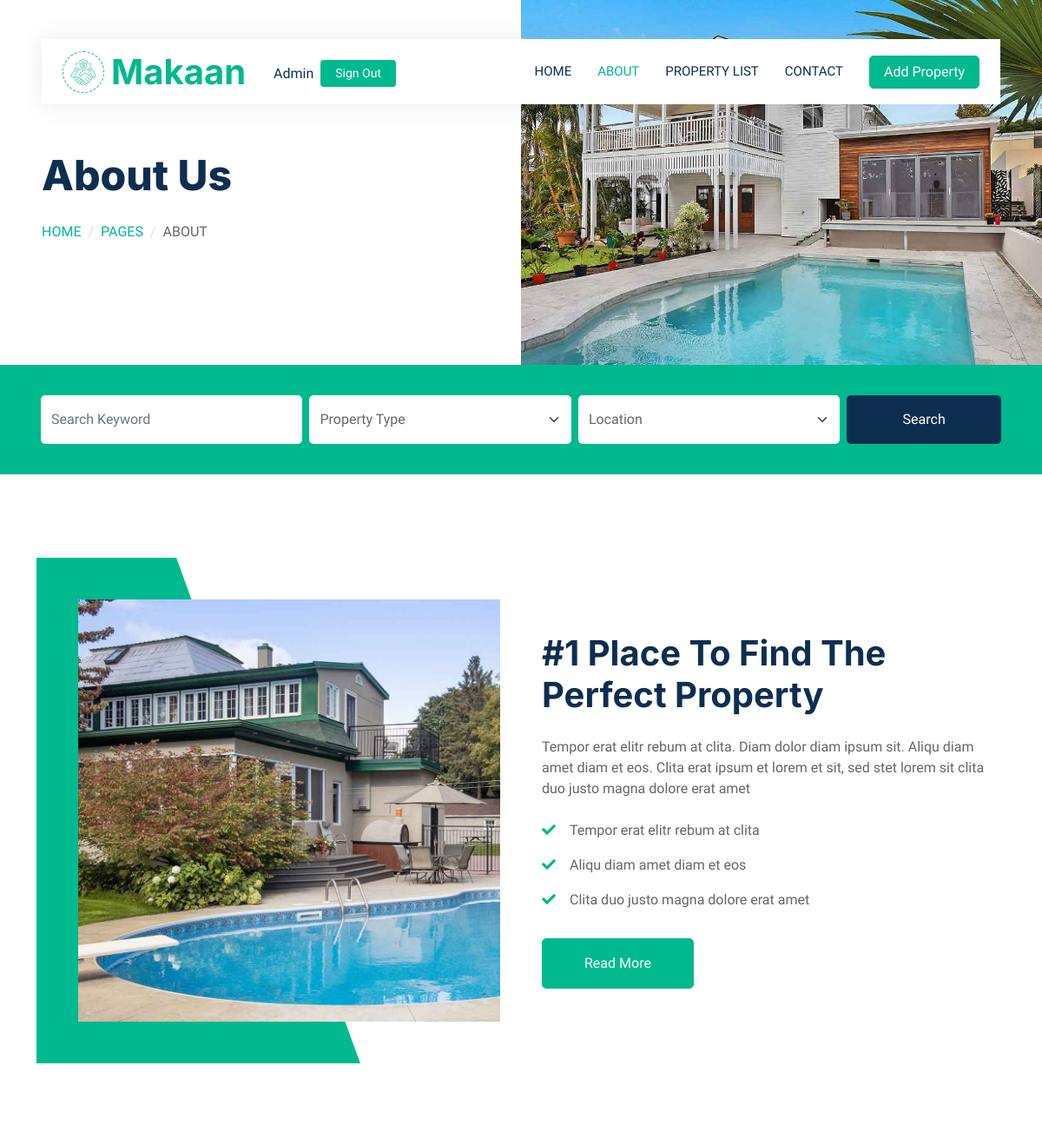
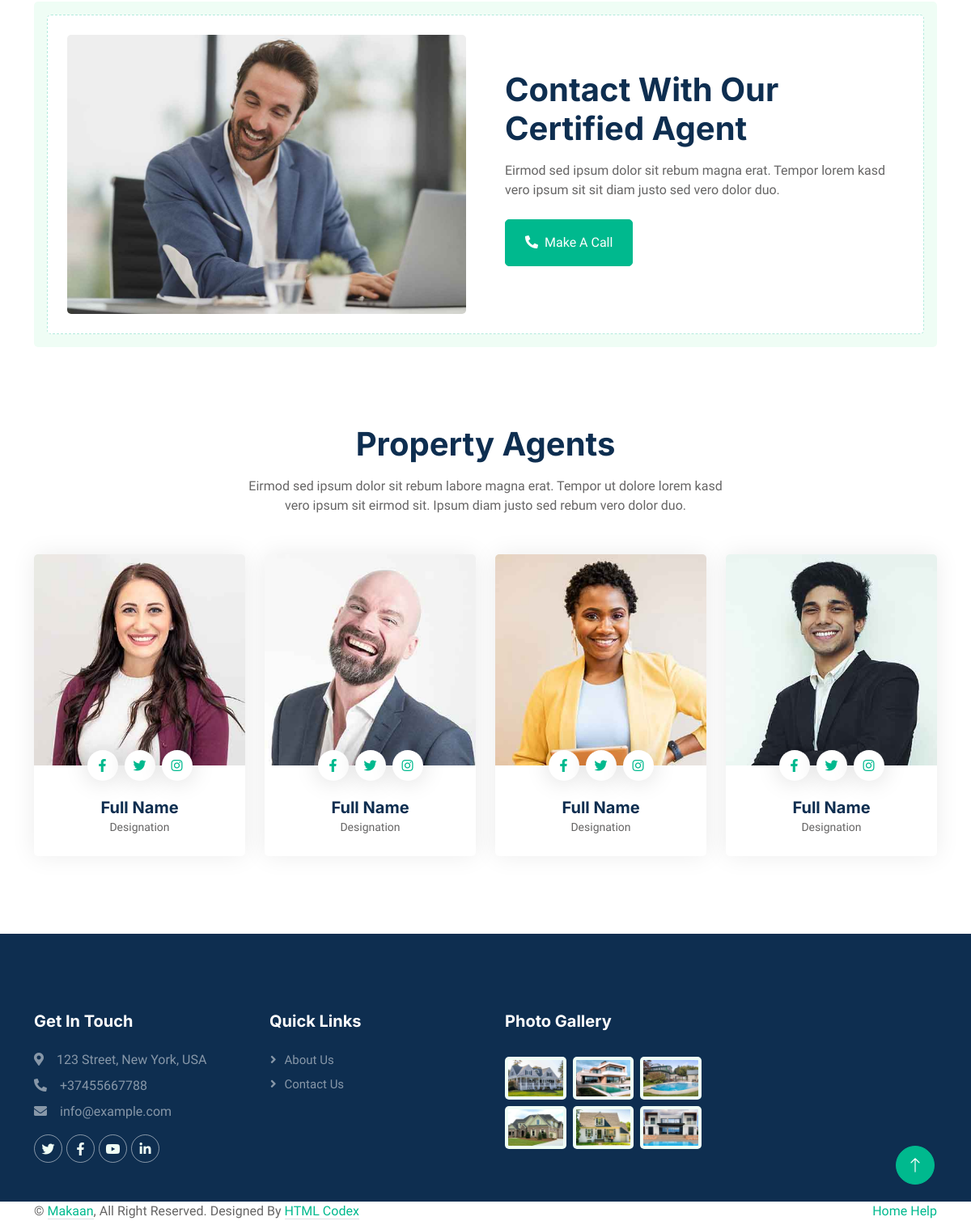
The page /about/ (signed in) on the database its author committed (2 pictures, top to bottom).
### main/models.py (models this page shows, shortened)
class MainInfo(models.Model):
    img = models.ImageField('Image',upload_to='main_image')
    name = models.CharField('Company name',max_length=255)
    address = models.CharField('Address',max_length=255)
    phone = PhoneNumberField('Phonenumber')
    email = models.EmailField('Email')
    twitter = models.URLField('Twitter')
    facebook = models.URLField('facebook')
    youtube = models.URLField('youtube')
    linkedin = models.URLField('linkedin')
    class Meta:
        verbose_name = 'Main Info'
        verbose_name_plural = 'Main Info'

class AboutStatus(models.Model):
    img = models.ImageField('image',upload_to='images')
    text = models.CharField('Some text',max_length=255)
    word1 = models.CharField('word1',max_length=255)
    word2 = models.CharField('word2',max_length=255)
    word3 = models.CharField('word3',max_length=255)

class MoreInfo(models.Model):
    img = models.ImageField('img',upload_to='images')
    text1 = models.CharField('text1',max_length=255)
    text2 = models.CharField('text2',max_length=255)

class SubMoreInfo(models.Model):
    key = models.ForeignKey(MoreInfo,on_delete=models.CASCADE,related_name='moreinfo_rn')
    lines = models.CharField('Lines',max_length=255)

class ContactAgent(models.Model):
    AgentImg = models.ImageField('AgentImage',upload_to='images')
    text1 = models.CharField('text1',max_length=255)
    text2 = models.CharField('text2',max_length=255)

class PropertyAgents(models.Model):
    img = models.ImageField('AgentImg',upload_to='images')
    name = models.CharField('Full name',max_length=50)
    designation = models.CharField('Designation',max_length=30)
    facebook = models.URLField('FaceBook')
    twitter = models.URLField('Twitter')
    instagram = models.URLField('Instagram')

class Gallery(models.Model):
    images = models.ImageField('Gallery',upload_to='images')

### main/views.py (the view)
# urls.py: path('about/',AboutListView.as_view(),name='about'),
class AboutListView(ListView):
    template_name = 'about.html'
    def get(self,request):
        aboutstatus = AboutStatus.objects.all()
        moreinfo = MoreInfo.objects.all()
        contactagent = ContactAgent.objects.all()
        propertyagents = PropertyAgents.objects.all()
        context = {
            'aboutstatus':aboutstatus,
            'moreinfo':moreinfo,
            'contactagent':contactagent,
            'propertyagents':propertyagents,
            }
        MainInfoF(context,'about','About Us')
        return render(request,self.template_name,context)

### main/templates/about.html (shortened to what this page needs)
{% extends 'base_2.html' %}
{% block content_2 %}
        <div class="container-fluid bg-primary mb-5 wow fadeIn" data-wow-delay="0.1s" style="padding: 35px;">
            <div class="container">
                <div class="row g-2">
                    <div class="col-md-10">
                        <div class="row g-2">
                            <div class="col-md-4">
                                <input type="text" class="form-control border-0 py-3" placeholder="Search Keyword">
                            </div>
                            <div class="col-md-4">
                                <select class="form-select border-0 py-3">
                                    <option selected>Property Type</option>
                                </select>
                            </div>
                            <div class="col-md-4">
                                <select class="form-select border-0 py-3">
                                    <option selected>Location</option>
                                </select>
                            </div>
                        </div>
                    </div>
                    <div class="col-md-2">
                        <button class="btn btn-dark border-0 w-100 py-3">Search</button>
                    </div>
                </div>
            </div>
        </div>
        <div class="container-xxl py-5">
            <div class="container">
                <div class="row g-5 align-items-center">
                    <div class="col-lg-6 wow fadeIn" data-wow-delay="0.1s">
                        {% for i in moreinfo %}
                        <div class="about-img position-relative overflow-hidden p-5 pe-0">
                            <img class="img-fluid w-100" src="{{ i.img.url }}">
                        </div>
                    </div>
                    <div class="col-lg-6 wow fadeIn" data-wow-delay="0.5s">
                        <h1 class="mb-4">{{ i.text1 }}</h1>
                        <p class="mb-4">{{ i.text2 }}</p>
                            {% for j in i.moreinfo_rn.all %}
                        <p><i class="fa fa-check text-primary me-3"></i>{{ j.lines }}</p>
                            {% endfor %}
                        <a class="btn btn-primary py-3 px-5 mt-3" href="">Read More</a>
                        {% endfor %}
                    </div>
                </div>
            </div>
        </div>
        {% for i in contactagent %}
        <div class="container-xxl py-5">
            <div class="container">
                <div class="bg-light rounded p-3">
                    <div class="bg-white rounded p-4" style="border: 1px dashed rgba(0, 185, 142, .3)">
                        <div class="row g-5 align-items-center">
                            <div class="col-lg-6 wow fadeIn" data-wow-delay="0.1s">
                                <img class="img-fluid rounded w-100" src="{{ i.AgentImg.url }}" alt="">
                            </div>
                            <div class="col-lg-6 wow fadeIn" data-wow-delay="0.5s">
                                <div class="mb-4">
                                    <h1 class="mb-3">{{ i.text1 }}</h1>
                                    <p>{{ i.text2 }}</p>
                                </div>
                                <p id="call-button" class="btn btn-primary py-3 px-4 me-2" onclick="showPhoneNumber()">
                                    <i class="fa fa-phone-alt me-2"></i>Make A Call
                                </p>
                            </div>
                        </div>
                    </div>
                </div>
            </div>
        </div>
        {% endfor %}
        <div class="container-xxl py-5">
            <div class="container">
                <div class="text-center mx-auto mb-5 wow fadeInUp" data-wow-delay="0.1s" style="max-width: 600px;">
                    <h1 class="mb-3">Property Agents</h1>
                    <p>Eirmod sed ipsum dolor sit rebum labore magna erat. Tempor ut dolore lorem kasd vero ipsum sit eirmod sit. Ipsum diam justo sed rebum vero dolor duo.</p>
                </div>
                <div class="row g-4">
                    {% for i in propertyagents %}
                    <div class="col-lg-3 col-md-6 wow fadeInUp" data-wow-delay="0.1s">
                        <div class="team-item rounded overflow-hidden">
                            <div class="position-relative">
                                <img class="img-fluid" src="{{ i.img.url }}" alt="">
                                <div class="position-absolute start-50 top-100 translate-middle d-flex align-items-center">
                                    <a class="btn btn-square mx-1" href="{{ i.facebook }}"><i class="fab fa-facebook-f"></i></a>
                                    <a class="btn btn-square mx-1" href="{{ i.twitter }}"><i class="fab fa-twitter"></i></a>
                                    <a class="btn btn-square mx-1" href="{{ i.instagram }}"><i class="fab fa-instagram"></i></a>
                                </div>
                            </div>
                            <div class="text-center p-4 mt-3">
                                <h5 class="fw-bold mb-0">{{ i.name }}</h5>
                                <small>{{ i.designation }}</small>
                            </div>
                        </div>
                    </div>
                    {% endfor %}
                </div>
            </div>
        </div>
{% endblock %}

### main/templates/base_2.html
{% extends 'base.html' %}
    {% block content %}
<div class="container-fluid header bg-white p-0">
    <div class="row g-0 align-items-center flex-column-reverse flex-md-row">
        {% for i in aboutstatus %}
        <div class="col-md-6 p-5 mt-lg-5">
            <h1 class="display-5 animated fadeIn mb-4">{{ subtitle }}</h1>
                <nav aria-label="breadcrumb animated fadeIn">
                <ol class="breadcrumb text-uppercase">
                    <li class="breadcrumb-item"><a href="#">{{ i.word1 }}</a></li>
                    <li class="breadcrumb-item"><a href="#">{{ i.word2 }}</a></li>
                    <li class="breadcrumb-item text-body active" aria-current="page">{{ title }}</li>
                </ol>
            </nav>
        </div>
        <div class="col-md-6 animated fadeIn">
            <img class="img-fluid" src="{{ i.img.url }}" alt="">
        </div>
        {% endfor %}
    </div>
</div>
    {% block content_2 %}
    {% endblock %}
{% endblock %}

### main/templates/base.html (shortened to what this page needs)
{% load static %}
<!DOCTYPE html>
<html lang="en">
<head>
    <link href="https://cdnjs.cloudflare.com/ajax/libs/font-awesome/5.10.0/css/all.min.css" rel="stylesheet">
    <link href="https://cdn.jsdelivr.net/npm/bootstrap-icons@1.4.1/font/bootstrap-icons.css" rel="stylesheet">
    <link href="{% static 'lib/animate/animate.min.css' %}" rel="stylesheet">
    <link href="{% static 'lib/owlcarousel/assets/owl.carousel.min.css' %}" rel="stylesheet">
    <link href="{% static 'css/bootstrap.min.css' %}" rel="stylesheet">
    <link href="{% static 'css/style.css' %}" rel="stylesheet">
</head>
<body>
    <div class="container-xxl bg-white p-0">
        <div class="container-fluid nav-bar bg-transparent">
            <nav class="navbar navbar-expand-lg bg-white navbar-light py-0 px-4">
                <a href="{% url 'home' %}" class="navbar-brand d-flex align-items-center text-center">
                    <div class="icon p-2 me-2">
                        <img class="img-fluid" src="{{ maininfo.img.url }}" alt="Icon" style="width: 30px; height: 30px;">
                    </div>
                    <h1 class="m-0 text-primary">{{ maininfo.name }}</h1>
                </a>
                <div class="d-flex align-items-center ms-3" style="position: relative; top: 2px;">
                    <span class="me-2 fw-semibold text-dark">{{ user|title }}</span>
                    {% if user.is_authenticated %}
                        <a href="{% url 'logout' %}" class="btn btn-sm text-white px-3" style="background-color: #00B98E; border-color: #00B98E;">
                            Sign Out
                        </a>
                    {% else %}
                        <a href="{% url 'login' %}" class="btn btn-sm text-white px-3" style="background-color: #00B98E; border-color: #00B98E;">
                            Sign In
                        </a>
                    {% endif %}
                </div>
                <div class="collapse navbar-collapse" id="navbarCollapse">
                    <div class="navbar-nav ms-auto">
                        <a href="{% url 'home' %}" class="nav-item nav-link {% if request.path == '/home/' %}active{% endif %}">Home</a>
                        <a href="{% url 'about' %}" class="nav-item nav-link {% if request.path == '/about/' %}active{% endif %}">About</a>
                        <a href="{% url 'pr_list' %}" class="nav-item nav-link {% if request.path == '/pr_list/' %}active{% endif %}">Property List</a>
                        <a href="{% url 'contact' %}" class="nav-item nav-link {% if request.path == '/contact/' %}active{% endif %}">Contact</a>
                    </div>
                    <a href="{% url 'pr_list' %}" class="btn btn-primary px-3 d-none d-lg-flex">Add Property</a>
                </div>
            </nav>
        </div>
        {% block content %}{% endblock %}
<div class="container-fluid bg-dark text-white-50 footer pt-5 mt-5 wow fadeIn" data-wow-delay="0.1s" id="footer">
    <div class="container py-5">
        <div class="row g-5">
            <div class="col-lg-3 col-md-6">
                <h5 class="text-white mb-4">Get In Touch</h5>
                <p class="mb-2"><i class="fa fa-map-marker-alt me-3"></i>{{ maininfo.address }}</p>
                <p class="mb-2"><i class="fa fa-phone-alt me-3"></i>{{ maininfo.phone }}</p>
                <p class="mb-2"><i class="fa fa-envelope me-3"></i>{{ maininfo.email }}</p>
                <div class="d-flex pt-2">
                    <a class="btn btn-outline-light btn-social" href="{{ maininfo.twitter }}" target="_blank"><i class="fab fa-twitter"></i></a>
                    <a class="btn btn-outline-light btn-social" href="{{ maininfo.facebook }}" target="_blank"><i class="fab fa-facebook-f"></i></a>
                    <a class="btn btn-outline-light btn-social" href="{{ maininfo.youtube }}" target="_blank"><i class="fab fa-youtube"></i></a>
                    <a class="btn btn-outline-light btn-social" href="{{ maininfo.linkedin }}" target="_blank"><i class="fab fa-linkedin-in"></i></a>
                </div>
            </div>
            <div class="col-lg-3 col-md-6">
                <h5 class="text-white mb-4">Quick Links</h5>
                <a class="btn btn-link text-white-50" href="{% url 'about' %}">About Us</a>
                <a class="btn btn-link text-white-50" href="{% url 'contact' %}">Contact Us</a>
            </div>
            <div class="col-lg-3 col-md-6">
                <h5 class="text-white mb-4">Photo Gallery</h5>
                <div class="row g-2 pt-2">
                    {% for i in gallery %}
                    <div class="col-4">
                        <img class="img-fluid rounded bg-light p-1" src="{{ i.images.url }}" alt="">
                    </div>
                    {% endfor %}
                </div>
            </div>
            </div>
        </div>
    </div>
    <div class="container">
        <div class="copyright">
            <div class="row">
                <div class="col-md-6 text-center text-md-start mb-3 mb-md-0">
                    &copy; <a class="border-bottom" href="#">{{ maininfo.name }}</a>, All Right Reserved.
                    Designed By <a class="border-bottom" href="https://htmlcodex.com">HTML Codex</a>
                </div>
                <div class="col-md-6 text-center text-md-end">
                    <div class="footer-menu">
                        <a href="{% url 'home' %}">Home</a>
                        <a href="{% url 'about' %}">Help</a>
                    </div>
                </div>
            </div>
        </div>
    </div>
</div>
<a href="#" class="btn btn-lg btn-primary btn-lg-square back-to-top"><i class="bi bi-arrow-up"></i></a>
</body>
</html>

### rows shown on the page
MainInfo: img (picture), name "Makaan", address "123 Street, New York, USA", phone "+37455667788", email "info@example.com"
AboutStatus: text "About Us", word1 "HOME", word2 "PAGES", word3 "ABOUT", img (picture)
MoreInfo: img (picture), text1 "#1 Place To Find The Perfect Property", text2 "Tempor erat elitr rebum at clita. Diam dolor diam ipsum sit. Aliqu diam amet diam et eos. Clita erat ipsum et lorem et sit, sed stet lorem sit clita duo justo magna dolore erat amet"
SubMoreInfo: lines "Tempor erat elitr rebum at clita"
SubMoreInfo: lines "Aliqu diam amet diam et eos"
SubMoreInfo: lines "Clita duo justo magna dolore erat amet"
ContactAgent: AgentImg (picture), text1 "Contact With Our Certified Agent", text2 "Eirmod sed ipsum dolor sit rebum magna erat. Tempor lorem kasd vero ipsum sit sit diam justo sed vero dolor duo."
PropertyAgents: img (picture), name "Full Name", designation "Designation"
PropertyAgents: img (picture), name "Full Name", designation "Designation"
PropertyAgents: img (picture), name "Full Name", designation "Designation"
PropertyAgents: img (picture), name "Full Name", designation "Designation"
Gallery: images (picture)
Gallery: images (picture)
Gallery: images (picture)
Gallery: images (picture)
Gallery: images (picture)
Gallery: images (picture)

### other values the page prints
{{ user|title }} "Admin"
